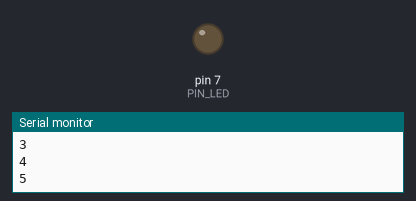
The sketch below on a simulated Arduino Uno, built with avr-gcc and run on an emulated ATmega328P. On the bench: output pins drawn as LEDs (lit = HIGH), the last lines printed to the serial monitor. Dashed ring = blinking.

Above: at 0.5 s.
At 1.85 s:
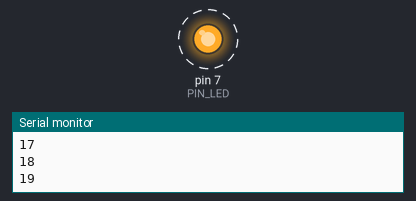
Timing chart, 0 to 3.0 s (numbered marks = the images above):
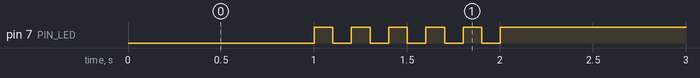

Measured:
- by itself, pin 7 (PIN_LED): alternates HIGH for 0.10 s and LOW for 0.10 s, 11 changes in all, then stays HIGH

The sketch:

05_practice_2.ino
```cpp
#define PIN_LED 7
unsigned int count, toggle, answer;

void setup() {
  pinMode(PIN_LED, OUTPUT);
  Serial.begin(9600); // Initialize serial port
  while (!Serial) {
    ; // wait for serial port to connect.
  }
  Serial.println("Hello World!");
  count = toggle = 0;
  digitalWrite(PIN_LED, toggle); // turn off LED.
}

void loop() {
  Serial.println(++count);
  if (count <= 10)
    answer = 0;
  else if (count <= 20)
    answer = count % 2;
  else
    answer = 1;
  toggle = toggle_state(toggle); // toggle LED value.
  digitalWrite(PIN_LED, toggle); //update LED status.
  delay(100); // wait for 200 milliseconds
}

int toggle_state(int toggle) {

  return answer;
}
```
